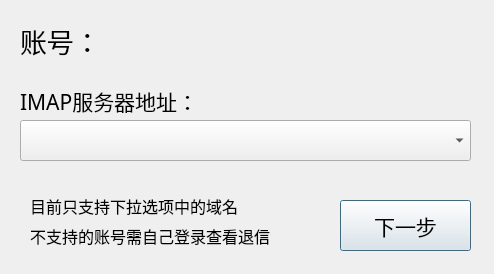
<?xml version="1.0" encoding="UTF-8"?>
<ui version="4.0">
 <class>Dialog_RecvHost</class>
 <widget class="QDialog" name="Dialog_RecvHost">
  <property name="geometry">
   <rect>
    <x>0</x>
    <y>0</y>
    <width>494</width>
    <height>274</height>
   </rect>
  </property>
  <property name="windowTitle">
   <string>设置IMAP服务器</string>
  </property>
  <property name="toolTip">
   <string>已自动为您选择</string>
  </property>
  <widget class="QLabel" name="label">
   <property name="geometry">
    <rect>
     <x>20</x>
     <y>20</y>
     <width>81</width>
     <height>41</height>
    </rect>
   </property>
   <property name="font">
    <font>
     <family>Malgun Gothic Semilight</family>
     <pointsize>20</pointsize>
    </font>
   </property>
   <property name="text">
    <string>账号：</string>
   </property>
  </widget>
  <widget class="QLabel" name="label_user">
   <property name="geometry">
    <rect>
     <x>110</x>
     <y>20</y>
     <width>361</width>
     <height>41</height>
    </rect>
   </property>
   <property name="font">
    <font>
     <family>Malgun Gothic Semilight</family>
     <pointsize>20</pointsize>
    </font>
   </property>
   <property name="text">
    <string/>
   </property>
  </widget>
  <widget class="QLabel" name="label_3">
   <property name="geometry">
    <rect>
     <x>20</x>
     <y>80</y>
     <width>211</width>
     <height>41</height>
    </rect>
   </property>
   <property name="font">
    <font>
     <family>Malgun Gothic Semilight</family>
     <pointsize>16</pointsize>
    </font>
   </property>
   <property name="text">
    <string>IMAP服务器地址：</string>
   </property>
  </widget>
  <widget class="QPushButton" name="pushButton">
   <property name="geometry">
    <rect>
     <x>340</x>
     <y>200</y>
     <width>131</width>
     <height>51</height>
    </rect>
   </property>
   <property name="font">
    <font>
     <family>Malgun Gothic Semilight</family>
     <pointsize>16</pointsize>
    </font>
   </property>
   <property name="toolTip">
    <string/>
   </property>
   <property name="text">
    <string>下一步</string>
   </property>
  </widget>
  <widget class="QLabel" name="label_4">
   <property name="geometry">
    <rect>
     <x>30</x>
     <y>190</y>
     <width>271</width>
     <height>31</height>
    </rect>
   </property>
   <property name="font">
    <font>
     <family>Malgun Gothic Semilight</family>
     <pointsize>12</pointsize>
    </font>
   </property>
   <property name="text">
    <string>目前只支持下拉选项中的域名</string>
   </property>
  </widget>
  <widget class="QLabel" name="label_5">
   <property name="geometry">
    <rect>
     <x>30</x>
     <y>220</y>
     <width>281</width>
     <height>31</height>
    </rect>
   </property>
   <property name="font">
    <font>
     <family>Malgun Gothic Semilight</family>
     <pointsize>12</pointsize>
    </font>
   </property>
   <property name="text">
    <string>不支持的账号需自己登录查看退信</string>
   </property>
  </widget>
  <widget class="QComboBox" name="comboBox">
   <property name="geometry">
    <rect>
     <x>20</x>
     <y>120</y>
     <width>451</width>
     <height>41</height>
    </rect>
   </property>
   <property name="font">
    <font>
     <family>Malgun Gothic Semilight</family>
     <pointsize>16</pointsize>
    </font>
   </property>
   <property name="toolTip">
    <string>已自动为您选择</string>
   </property>
  </widget>
 </widget>
 <resources/>
 <connections/>
</ui>
